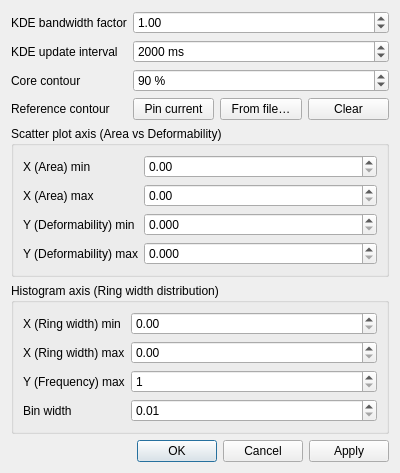
<?xml version="1.0" encoding="UTF-8"?>
<ui version="4.0">
 <class>MonitoringSettingsDialog</class>
 <widget class="QDialog" name="MonitoringSettingsDialog">
  <property name="geometry">
   <rect>
    <x>0</x>
    <y>0</y>
    <width>400</width>
    <height>420</height>
   </rect>
  </property>
  <property name="windowTitle">
   <string>Monitoring Settings</string>
  </property>
  <property name="modal">
   <bool>true</bool>
  </property>
  <layout class="QVBoxLayout" name="verticalLayout">
   <item>
    <layout class="QFormLayout" name="formLayout">
     <item row="0" column="0">
      <widget class="QLabel" name="kdeBandwidthLabel">
       <property name="text">
        <string>KDE bandwidth factor</string>
       </property>
      </widget>
     </item>
     <item row="0" column="1">
      <widget class="QDoubleSpinBox" name="kdeBandwidthSpin">
       <property name="minimum">
        <double>0.200000000000000</double>
       </property>
       <property name="maximum">
        <double>5.000000000000000</double>
       </property>
       <property name="singleStep">
        <double>0.100000000000000</double>
       </property>
       <property name="decimals">
        <number>2</number>
       </property>
       <property name="value">
        <double>1.000000000000000</double>
       </property>
       <property name="toolTip">
        <string>Multiplies the automatic per-axis (Silverman) bandwidth of the scatter density colouring: above 1 = smoother, below 1 = more detail</string>
       </property>
      </widget>
     </item>
     <item row="1" column="0">
      <widget class="QLabel" name="kdeIntervalLabel">
       <property name="text">
        <string>KDE update interval</string>
       </property>
      </widget>
     </item>
     <item row="1" column="1">
      <widget class="QSpinBox" name="kdeIntervalSpin">
       <property name="suffix">
        <string> ms</string>
       </property>
       <property name="minimum">
        <number>500</number>
       </property>
       <property name="maximum">
        <number>60000</number>
       </property>
       <property name="singleStep">
        <number>500</number>
       </property>
       <property name="value">
        <number>2000</number>
       </property>
       <property name="toolTip">
        <string>How often the scatter density (KDE) is recomputed while the Density (KDE) toggle is on</string>
       </property>
      </widget>
     </item>
     <item row="2" column="0">
      <widget class="QLabel" name="kdeCoreFractionLabel">
       <property name="text">
        <string>Core contour</string>
       </property>
      </widget>
     </item>
     <item row="2" column="1">
      <widget class="QSpinBox" name="kdeCoreFractionSpin">
       <property name="suffix">
        <string> %</string>
       </property>
       <property name="minimum">
        <number>5</number>
       </property>
       <property name="maximum">
        <number>100</number>
       </property>
       <property name="singleStep">
        <number>5</number>
       </property>
       <property name="value">
        <number>90</number>
       </property>
       <property name="toolTip">
        <string>Share of the population enclosed by the solid contour drawn on the scatter while Density (KDE) is on</string>
       </property>
      </widget>
     </item>
     <item row="3" column="0">
      <widget class="QLabel" name="kdeReferenceLabel">
       <property name="text">
        <string>Reference contour</string>
       </property>
      </widget>
     </item>
     <item row="3" column="1">
      <layout class="QHBoxLayout" name="kdeReferenceLayout">
       <item>
        <widget class="QPushButton" name="kdePinReferenceBtn">
         <property name="text">
          <string>Pin current</string>
         </property>
         <property name="toolTip">
          <string>Keep the current core contour on the scatter as a dashed reference to compare against</string>
         </property>
        </widget>
       </item>
       <item>
        <widget class="QPushButton" name="kdeReferenceFromFileBtn">
         <property name="text">
          <string>From file…</string>
         </property>
         <property name="toolTip">
          <string>Show the core contour stored in a previous experiment file (full-run if computed, else the live estimate) as the dashed reference</string>
         </property>
        </widget>
       </item>
       <item>
        <widget class="QPushButton" name="kdeClearReferenceBtn">
         <property name="text">
          <string>Clear</string>
         </property>
        </widget>
       </item>
      </layout>
     </item>
    </layout>
   </item>
   <item>
    <widget class="QGroupBox" name="scatterGroupBox">
     <property name="title">
      <string>Scatter plot axis (Area vs Deformability)</string>
     </property>
     <layout class="QFormLayout" name="scatterFormLayout">
      <item row="0" column="0">
       <widget class="QLabel" name="scatterXMinLabel">
        <property name="text">
         <string>X (Area) min</string>
        </property>
       </widget>
      </item>
      <item row="0" column="1">
       <widget class="QDoubleSpinBox" name="scatterXMinSpin">
        <property name="minimum">
         <double>0.000000000000000</double>
        </property>
        <property name="maximum">
         <double>100000.000000000000000</double>
        </property>
        <property name="decimals">
         <number>2</number>
        </property>
        <property name="toolTip">
         <string>Fixed scatter plot X-axis minimum (Area μm²)</string>
        </property>
       </widget>
      </item>
      <item row="1" column="0">
       <widget class="QLabel" name="scatterXMaxLabel">
        <property name="text">
         <string>X (Area) max</string>
        </property>
       </widget>
      </item>
      <item row="1" column="1">
       <widget class="QDoubleSpinBox" name="scatterXMaxSpin">
        <property name="minimum">
         <double>0.000000000000000</double>
        </property>
        <property name="maximum">
         <double>100000.000000000000000</double>
        </property>
        <property name="decimals">
         <number>2</number>
        </property>
        <property name="toolTip">
         <string>Fixed scatter plot X-axis maximum (Area μm²)</string>
        </property>
       </widget>
      </item>
      <item row="2" column="0">
       <widget class="QLabel" name="scatterYMinLabel">
        <property name="text">
         <string>Y (Deformability) min</string>
        </property>
       </widget>
      </item>
      <item row="2" column="1">
       <widget class="QDoubleSpinBox" name="scatterYMinSpin">
        <property name="minimum">
         <double>0.000000000000000</double>
        </property>
        <property name="maximum">
         <double>10.000000000000000</double>
        </property>
        <property name="decimals">
         <number>3</number>
        </property>
        <property name="toolTip">
         <string>Fixed scatter plot Y-axis minimum</string>
        </property>
       </widget>
      </item>
      <item row="3" column="0">
       <widget class="QLabel" name="scatterYMaxLabel">
        <property name="text">
         <string>Y (Deformability) max</string>
        </property>
       </widget>
      </item>
      <item row="3" column="1">
       <widget class="QDoubleSpinBox" name="scatterYMaxSpin">
        <property name="minimum">
         <double>0.000000000000000</double>
        </property>
        <property name="maximum">
         <double>10.000000000000000</double>
        </property>
        <property name="decimals">
         <number>3</number>
        </property>
        <property name="toolTip">
         <string>Fixed scatter plot Y-axis maximum</string>
        </property>
       </widget>
      </item>
     </layout>
    </widget>
   </item>
   <item>
    <widget class="QGroupBox" name="histogramGroupBox">
     <property name="title">
      <string>Histogram axis (Ring width distribution)</string>
     </property>
     <layout class="QFormLayout" name="histogramFormLayout">
      <item row="0" column="0">
       <widget class="QLabel" name="histogramXMinLabel">
        <property name="text">
         <string>X (Ring width) min</string>
        </property>
       </widget>
      </item>
      <item row="0" column="1">
       <widget class="QDoubleSpinBox" name="histogramXMinSpin">
        <property name="minimum">
         <double>0.000000000000000</double>
        </property>
        <property name="maximum">
         <double>100.000000000000000</double>
        </property>
        <property name="decimals">
         <number>2</number>
        </property>
        <property name="toolTip">
         <string>Fixed histogram X-axis minimum</string>
        </property>
       </widget>
      </item>
      <item row="1" column="0">
       <widget class="QLabel" name="histogramXMaxLabel">
        <property name="text">
         <string>X (Ring width) max</string>
        </property>
       </widget>
      </item>
      <item row="1" column="1">
       <widget class="QDoubleSpinBox" name="histogramXMaxSpin">
        <property name="minimum">
         <double>0.000000000000000</double>
        </property>
        <property name="maximum">
         <double>100.000000000000000</double>
        </property>
        <property name="decimals">
         <number>2</number>
        </property>
        <property name="toolTip">
         <string>Fixed histogram X-axis maximum</string>
        </property>
       </widget>
      </item>
      <item row="2" column="0">
       <widget class="QLabel" name="histogramYMaxLabel">
        <property name="text">
         <string>Y (Frequency) max</string>
        </property>
       </widget>
      </item>
      <item row="2" column="1">
       <widget class="QDoubleSpinBox" name="histogramYMaxSpin">
        <property name="minimum">
         <double>1.000000000000000</double>
        </property>
        <property name="maximum">
         <double>1000000.000000000000000</double>
        </property>
        <property name="decimals">
         <number>0</number>
        </property>
        <property name="toolTip">
         <string>Fixed histogram Y-axis maximum (frequency)</string>
        </property>
       </widget>
      </item>
      <item row="3" column="0">
       <widget class="QLabel" name="histogramBinWidthLabel">
        <property name="text">
         <string>Bin width</string>
        </property>
       </widget>
      </item>
      <item row="3" column="1">
       <widget class="QDoubleSpinBox" name="histogramBinWidthSpin">
        <property name="minimum">
         <double>0.010000000000000</double>
        </property>
        <property name="maximum">
         <double>10.000000000000000</double>
        </property>
        <property name="decimals">
         <number>2</number>
        </property>
        <property name="singleStep">
         <double>0.100000000000000</double>
        </property>
        <property name="toolTip">
         <string>Histogram bin width (number of bins = (X max - X min) / bin width)</string>
        </property>
       </widget>
      </item>
     </layout>
    </widget>
   </item>
   <item>
    <widget class="QDialogButtonBox" name="buttons">
     <property name="standardButtons">
      <set>QDialogButtonBox::Cancel|QDialogButtonBox::Ok|QDialogButtonBox::Apply</set>
     </property>
    </widget>
   </item>
  </layout>
 </widget>
 <resources/>
</ui>
